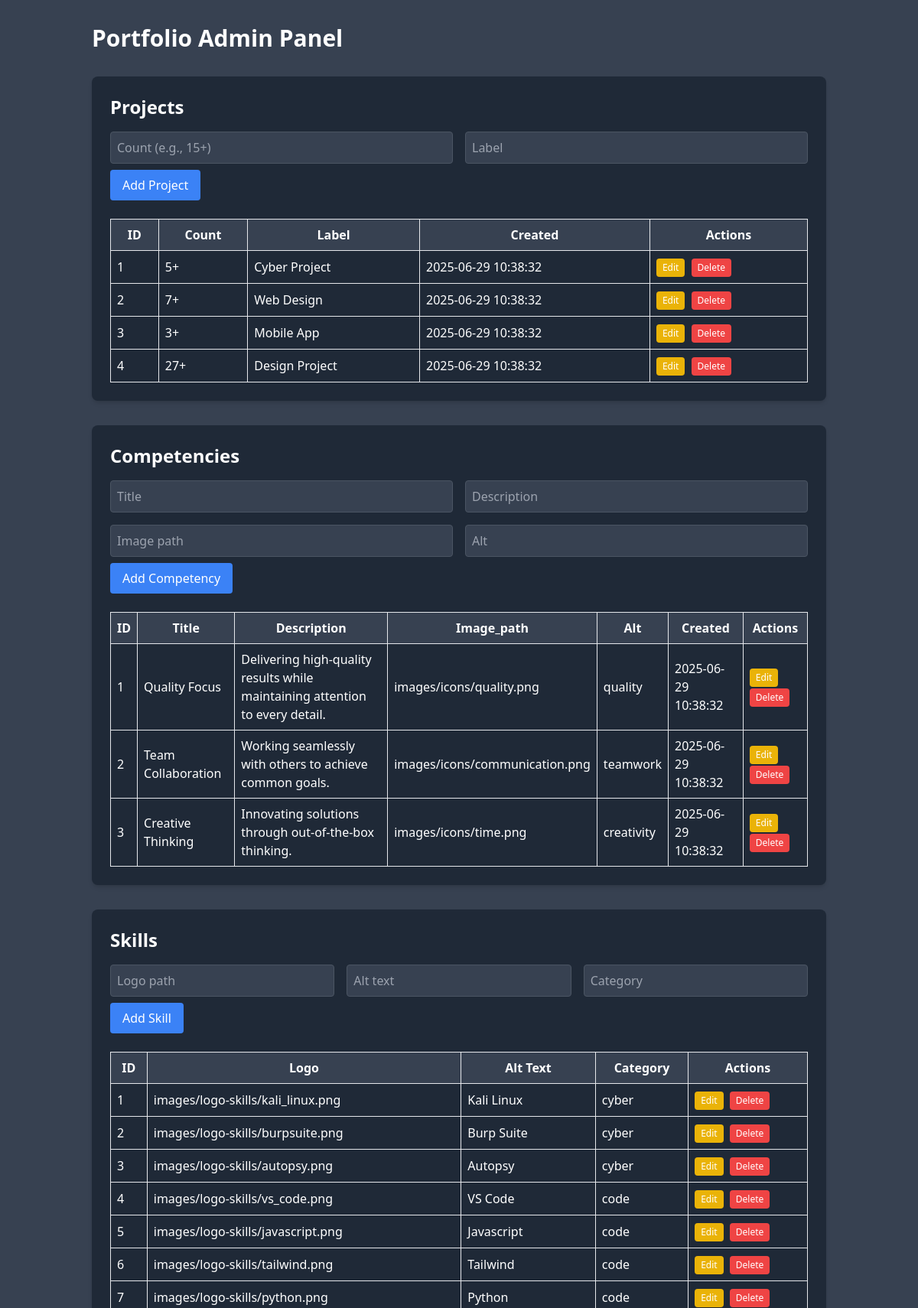
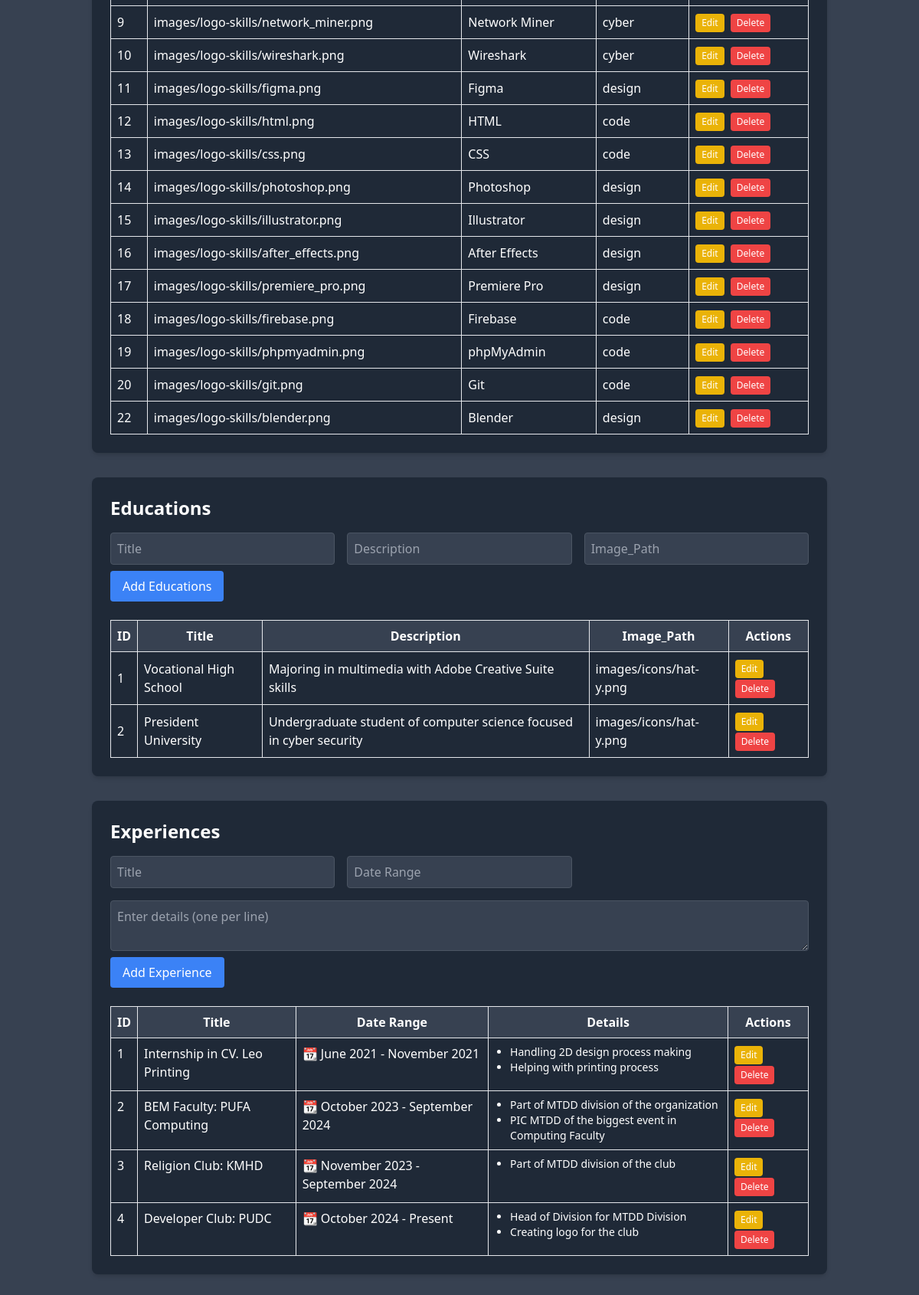
/admin/index.php (signed in, upper part), run on the app's committed database (2 pictures, top to bottom).
### tables this page shows
CREATE TABLE `projects` (
  `id` int(11) NOT NULL,
  `count` varchar(10) NOT NULL,
  `label` varchar(50) NOT NULL,
  `created_at` timestamp NOT NULL DEFAULT current_timestamp()
);

CREATE TABLE `competencies` (
  `id` int(11) NOT NULL,
  `title` varchar(100) NOT NULL,
  `description` text NOT NULL,
  `img` varchar(255) NOT NULL,
  `alt` varchar(100) NOT NULL,
  `created_at` timestamp NOT NULL DEFAULT current_timestamp()
);

CREATE TABLE `skills` (
  `id` int(11) NOT NULL,
  `alt` varchar(100) NOT NULL,
  `category` varchar(50) DEFAULT 'all',
  `logo_path` varchar(255) NOT NULL,
  `created_at` timestamp NOT NULL DEFAULT current_timestamp()
);

CREATE TABLE `education` (
  `id` int(11) NOT NULL,
  `title` varchar(150) NOT NULL,
  `description` text NOT NULL,
  `image_path` varchar(255) NOT NULL,
  `created_at` timestamp NOT NULL DEFAULT current_timestamp()
);

CREATE TABLE `experience` (
  `id` int(11) NOT NULL,
  `title` varchar(150) NOT NULL,
  `date_range` varchar(100) NOT NULL,
  `created_at` timestamp NOT NULL DEFAULT current_timestamp()
);

### admin/index.php (the view, shortened to what the rows shown need)
<?php
require_once '../config/database.php';
$database = new Database();
$database->query('SELECT * FROM projects ORDER BY id');
$projects = $database->resultset();
$database->query('SELECT * FROM competencies ORDER BY id');
$competencies = $database->resultset();
$database->query('SELECT * FROM education ORDER BY id');
$educationList = $database->resultset();
$database->query('SELECT * FROM experience ORDER BY id');
$experienceList = $database->resultset();
$database->query('SELECT * FROM experience_details ORDER BY experience_id, id');
$experienceDetailsRaw = $database->resultset();
$experienceDetailsMap = [];
foreach ($experienceDetailsRaw as $detail) {
    $experienceDetailsMap[$detail['experience_id']][] = $detail['detail'];
}
$database->query('SELECT * FROM skills ORDER BY id');
$skills = $database->resultset();
?>
<!DOCTYPE html>
<html lang="en">
<head>
    <script src="https://cdn.tailwindcss.com"></script>
</head>
<body class="bg-gray-700">
    <div class="container mx-auto p-8">
        <h1 class="text-3xl text-white font-bold mb-8">Portfolio Admin Panel</h1>
        <div class="bg-gray-800 p-6 rounded-lg shadow-md mb-8 text-white">
            <h2 class="text-2xl font-bold mb-4">Projects</h2>
            <div class="overflow-x-auto">
                <table class="w-full border-collapse border">
                    <thead>
                        <tr class="bg-gray-700 text-white">
                            <th class="border p-2">ID</th>
                            <th class="border p-2">Count</th>
                            <th class="border p-2">Label</th>
                            <th class="border p-2">Created</th>
                            <th class="border p-2">Actions</th>
                        </tr>
                    </thead>
                    <tbody>
                        <?php foreach ($projects as $project): ?>
                        <tr class="text-white">
                            <td class="border p-2"><?php echo $project['id']; ?></td>
                            <td class="border p-2"><?php echo htmlspecialchars($project['count']); ?></td>
                            <td class="border p-2"><?php echo htmlspecialchars($project['label']); ?></td>
                            <td class="border p-2"><?php echo $project['created_at']; ?></td>
                            <td class="border p-2">
                                <button onclick="editProject(<?php echo $project['id']; ?>, '<?php echo htmlspecialchars($project['count']); ?>', '<?php echo htmlspecialchars($project['label']); ?>')"
                                        class="bg-yellow-500 text-white px-2 py-1 rounded text-xs hover:bg-yellow-600 mr-1">
                                    Edit
                                </button>
                                <form method="POST" class="inline-block">
                                    <button type="submit" onclick="return confirm('Are you sure you want to delete this project?')"
                                            class="bg-red-500 text-white px-2 py-1 rounded text-xs hover:bg-red-600">
                                        Delete
                                    </button>
                                </form>
                            </td>
                        </tr>
                        <?php endforeach; ?>
                    </tbody>
                </table>
            </div>
        </div>
        <div class="bg-gray-800 p-6 rounded-lg shadow-md mb-8 text-white">
            <h2 class="text-2xl font-bold mb-4">Competencies</h2>
            <div class="overflow-x-auto">
                <table class="w-full border-collapse border">
                    <thead>
                        <tr class="bg-gray-700 text-white">
                            <th class="border p-2">ID</th>
                            <th class="border p-2">Title</th>
                            <th class="border p-2">Description</th>
                            <th class="border p-2">Image_path</th>
                            <th class="border p-2">Alt</th>
                            <th class="border p-2">Created</th>
                            <th class="border p-2">Actions</th>
                        </tr>
                    </thead>
                    <tbody>
                        <?php foreach ($competencies as $competency): ?>
                        <tr class="text-white">
                            <td class="border p-2"><?php echo $competency['id']; ?></td>
                            <td class="border p-2"><?php echo htmlspecialchars($competency['title']); ?></td>
                            <td class="border p-2"><?php echo htmlspecialchars($competency['description']); ?></td>
                            <td class="border p-2"><?php echo htmlspecialchars($competency['img']); ?></td>
                            <td class="border p-2"><?php echo htmlspecialchars($competency['alt']); ?></td>
                            <td class="border p-2"><?php echo $competency['created_at']; ?></td>
                            <td class="border p-2">
                                <button onclick="editCompetency(<?php echo $competency['id']; ?>, '<?php echo htmlspecialchars($competency['title']); ?>', '<?php echo htmlspecialchars($competency['description']); ?>', '<?php echo htmlspecialchars($competency['img']); ?>', '<?php echo htmlspecialchars($competency['alt']); ?>')"
                                        class="bg-yellow-500 text-white px-2 py-1 rounded text-xs hover:bg-yellow-600 mr-1">
                                    Edit
                                </button>
                                <form method="POST" class="inline-block">
                                    <button type="submit" onclick="return confirm('Are you sure you want to delete this competency?')"
                                            class="bg-red-500 text-white px-2 py-1 rounded text-xs hover:bg-red-600">
                                        Delete
                                    </button>
                                </form>
                            </td>
                        </tr>
                        <?php endforeach; ?>
                    </tbody>
                </table>
            </div>
        </div>
        <div class="bg-gray-800 p-6 rounded-lg shadow-md mb-8 text-white">
            <h2 class="text-2xl font-bold mb-4">Skills</h2>
            <div class="overflow-x-auto">
                <table class="w-full border-collapse border">
                    <thead>
                        <tr class="bg-gray-700 text-white">
                            <th class="border p-2">ID</th>
                            <th class="border p-2">Logo</th>
                            <th class="border p-2">Alt Text</th>
                            <th class="border p-2">Category</th>
                            <th class="border p-2">Actions</th>
                        </tr>
                    </thead>
                    <tbody>
                        <?php foreach ($skills as $skill): ?>
                        <tr class="text-white">
                            <td class="border p-2"><?php echo $skill['id']; ?></td>
                            <td class="border p-2"><?php echo htmlspecialchars($skill['logo_path']); ?></td>
                            <td class="border p-2"><?php echo htmlspecialchars($skill['alt']); ?></td>
                            <td class="border p-2"><?php echo htmlspecialchars($skill['category']); ?></td>
                            <td class="border p-2">
                                <button onclick="editSkill(<?php echo $skill['id']; ?>, '<?php echo htmlspecialchars($skill['logo_path']); ?>', '<?php echo htmlspecialchars($skill['alt']); ?>')"
                                        class="bg-yellow-500 text-white px-2 py-1 rounded text-xs hover:bg-yellow-600 mr-1">
                                    Edit
                                </button>
                                <form method="POST" class="inline-block">
                                    <button type="submit" onclick="return confirm('Are you sure you want to delete this skill?')"
                                            class="bg-red-500 text-white px-2 py-1 rounded text-xs hover:bg-red-600">
                                        Delete
                                    </button>
                                </form>
                            </td>
                        </tr>
                        <?php endforeach; ?>
                    </tbody>
                </table>
            </div>
        </div>
        <div class="bg-gray-800 p-6 rounded-lg shadow-md mb-8 text-white">
            <h2 class="text-2xl font-bold mb-4">Educations</h2>
            <div class="overflow-x-auto">
                <table class="w-full border-collapse border">
                    <thead>
                        <tr class="bg-gray-700 text-white">
                            <th class="border p-2">ID</th>
                            <th class="border p-2">Title</th>
                            <th class="border p-2">Description</th>
                            <th class="border p-2">Image_Path</th>
                            <th class="border p-2">Actions</th>
                        </tr>
                    </thead>
                    <tbody>
                        <?php foreach ($educationList as $education): ?>
                        <tr class="text-white">
                            <td class="border p-2"><?php echo $education['id']; ?></td>
                            <td class="border p-2"><?php echo htmlspecialchars($education['title']); ?></td>
                            <td class="border p-2"><?php echo htmlspecialchars($education['description']); ?></td>
                            <td class="border p-2"><?php echo htmlspecialchars($education['image_path']); ?></td>
                            <td class="border p-2">
                                <button onclick="editEducation(<?php echo $education['id']; ?>, '<?php echo htmlspecialchars($education['title']); ?>', '<?php echo htmlspecialchars($education['description']); ?>', '<?php echo htmlspecialchars($education['image_path']); ?>')"
                                        class="bg-yellow-500 text-white px-2 py-1 rounded text-xs hover:bg-yellow-600 mr-1">
                                    Edit
                                </button>
                                <form method="POST" class="inline-block">
                                    <button type="submit" onclick="return confirm('Are you sure you want to delete this skill?')"
                                            class="bg-red-500 text-white px-2 py-1 rounded text-xs hover:bg-red-600">
                                        Delete
                                    </button>
                                </form>
                            </td>
                        </tr>
                        <?php endforeach; ?>
                    </tbody>
                </table>
            </div>
        </div>
        <div class="bg-gray-800 p-6 rounded-lg shadow-md mb-8 text-white">
            <h2 class="text-2xl font-bold mb-4">Experiences</h2>
            <div class="overflow-x-auto">
                <table class="w-full border-collapse border">
                    <thead>
                        <tr class="bg-gray-700 text-white">
                            <th class="border p-2">ID</th>
                            <th class="border p-2">Title</th>
                            <th class="border p-2">Date Range</th>
                            <th class="border p-2">Details</th>
                            <th class="border p-2">Actions</th>
                        </tr>
                    </thead>
                    <tbody>
                        <?php foreach ($experienceList as $experience): ?>
                        <tr class="text-white align-top">
                            <td class="border p-2"><?php echo $experience['id']; ?></td>
                            <td class="border p-2"><?php echo htmlspecialchars($experience['title']); ?></td>
                            <td class="border p-2"><?php echo htmlspecialchars($experience['date_range']); ?></td>
                            <td class="border p-2">
                                <ul class="list-disc pl-5 text-sm">
                                    <?php
                                    $details = $experienceDetailsMap[$experience['id']] ?? [];
                                    foreach ($details as $detail) {
                                        echo '<li>' . htmlspecialchars($detail) . '</li>';
                                    }
                                    ?>
                                </ul>
                            </td>
                            <td class="border p-2">
                                <button onclick="editExperience(
                                    <?php echo $experience['id']; ?>,
                                    '<?php echo htmlspecialchars($experience['title'], ENT_QUOTES); ?>',
                                    '<?php echo htmlspecialchars($experience['date_range'], ENT_QUOTES); ?>',
                                    `<?php echo htmlspecialchars(implode("\n", $details), ENT_QUOTES); ?>`
                                )"
                                    class="bg-yellow-500 text-white px-2 py-1 rounded text-xs hover:bg-yellow-600 mr-1">Edit</button>
                                <form method="POST" class="inline-block">
                                    <button type="submit" onclick="return confirm('Are you sure you want to delete this experience?')"
                                            class="bg-red-500 text-white px-2 py-1 rounded text-xs hover:bg-red-600">Delete</button>
                                </form>
                            </td>
                        </tr>
                        <?php endforeach; ?>
                    </tbody>
                </table>
            </div>
        </div>
    </div>
</body>
</html>

### data on the page
projects: id "1", count "5+", label "Cyber Project", created_at "2025-06-29 10:38:32"
projects: id "2", count "7+", label "Web Design", created_at "2025-06-29 10:38:32"
projects: id "3", count "3+", label "Mobile App", created_at "2025-06-29 10:38:32"
projects: id "4", count "27+", label "Design Project", created_at "2025-06-29 10:38:32"
competencies: id "1", title "Quality Focus", description "Delivering high-quality results while maintaining attention to every detail.", img "images/icons/quality.png", alt "quality", created_at "2025-06-29 10:38:32"
competencies: id "2", title "Team Collaboration", description "Working seamlessly with others to achieve common goals.", img "images/icons/communication.png", alt "teamwork", created_at "2025-06-29 10:38:32"
competencies: id "3", title "Creative Thinking", description "Innovating solutions through out-of-the-box thinking.", img "images/icons/time.png", alt "creativity", created_at "2025-06-29 10:38:32"
skills: id "1", logo_path "images/logo-skills/kali_linux.png", alt "Kali Linux", category "cyber"
skills: id "2", logo_path "images/logo-skills/burpsuite.png", alt "Burp Suite", category "cyber"
skills: id "3", logo_path "images/logo-skills/autopsy.png", alt "Autopsy", category "cyber"
skills: id "4", logo_path "images/logo-skills/vs_code.png", alt "VS Code", category "code"
skills: id "5", logo_path "images/logo-skills/javascript.png", alt "Javascript", category "code"
skills: id "6", logo_path "images/logo-skills/tailwind.png", alt "Tailwind", category "code"
skills: id "7", logo_path "images/logo-skills/python.png", alt "Python", category "code"
skills: id "9", logo_path "images/logo-skills/network_miner.png", alt "Network Miner", category "cyber"
skills: id "10", logo_path "images/logo-skills/wireshark.png", alt "Wireshark", category "cyber"
skills: id "11", logo_path "images/logo-skills/figma.png", alt "Figma", category "design"
skills: id "12", logo_path "images/logo-skills/html.png", alt "HTML", category "code"
skills: id "13", logo_path "images/logo-skills/css.png", alt "CSS", category "code"
skills: id "14", logo_path "images/logo-skills/photoshop.png", alt "Photoshop", category "design"
skills: id "15", logo_path "images/logo-skills/illustrator.png", alt "Illustrator", category "design"
skills: id "16", logo_path "images/logo-skills/after_effects.png", alt "After Effects", category "design"
skills: id "17", logo_path "images/logo-skills/premiere_pro.png", alt "Premiere Pro", category "design"
skills: id "18", logo_path "images/logo-skills/firebase.png", alt "Firebase", category "code"
skills: id "19", logo_path "images/logo-skills/phpmyadmin.png", alt "phpMyAdmin", category "code"
skills: id "20", logo_path "images/logo-skills/git.png", alt "Git", category "code"
skills: id "22", logo_path "images/logo-skills/blender.png", alt "Blender", category "design"
education: id "1", title "Vocational High School", description "Majoring in multimedia with Adobe Creative Suite skills", image_path "images/icons/hat-y.png"
education: id "2", title "President University", description "Undergraduate student of computer science focused in cyber security", image_path "images/icons/hat-y.png"
experience: id "1", title "Internship in CV. Leo Printing", date_range "📆 June 2021 - November 2021", id "Handling 2D design process making", id "Helping with printing process"
experience: id "2", title "BEM Faculty: PUFA Computing", date_range "📆 October 2023 - September 2024", id "Part of MTDD division of the organization", id "PIC MTDD of the biggest event in Computing Faculty"
experience: id "3", title "Religion Club: KMHD", date_range "📆 November 2023 - September 2024", id "Part of MTDD division of the club"
experience: id "4", title "Developer Club: PUDC", date_range "📆 October 2024 - Present", id "Head of Division for MTDD Division", id "Creating logo for the club"
